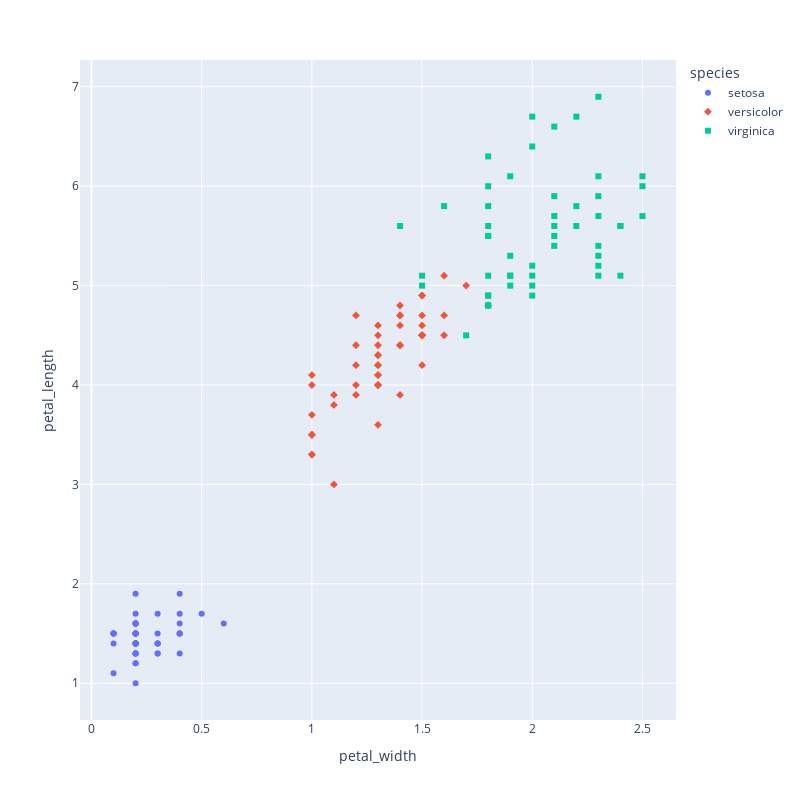

The notebook cell this image was saved under:
### Code cell
import plotly.express as px
df = px.data.iris()
fig = px.scatter(df, x="petal_width", y="petal_length", color="species", symbol="species", width=800, height=800)
fig.show()

### Figure 1 — Plotly figure (JSON) as saved in the notebook; plotly's stock layout.template omitted (floating-point values rounded to 4 significant figures)
{"data": [{"hovertemplate": "species=setosa<br>petal_width=%{x}<br>petal_length=%{y}<extra></extra>", "legendgroup": "setosa", "marker": {"color": "#636efa", "symbol": "circle"}, "mode": "markers", "name": "setosa", "orientation": "v", "showlegend": true, "type": "scatter", "x": [0.2, 0.2, 0.2, 0.2, 0.2, 0.4, 0.3, 0.2, 0.2, 0.1, 0.2, 0.2, 0.1, 0.1, 0.2, 0.4, 0.4, 0.3, 0.3, 0.3, 0.2, 0.4, 0.2, 0.5, 0.2, 0.2, 0.4, 0.2, 0.2, 0.2, 0.2, 0.4, 0.1, 0.2, 0.1, 0.2, 0.2, 0.1, 0.2, 0.2, 0.3, 0.3, 0.2, 0.6, 0.4, 0.3, 0.2, 0.2, 0.2, 0.2], "xaxis": "x", "y": [1.4, 1.4, 1.3, 1.5, 1.4, 1.7, 1.4, 1.5, 1.4, 1.5, 1.5, 1.6, 1.4, 1.1, 1.2, 1.5, 1.3, 1.4, 1.7, 1.5, 1.7, 1.5, 1, 1.7, 1.9, 1.6, 1.6, 1.5, 1.4, 1.6, 1.6, 1.5, 1.5, 1.4, 1.5, 1.2, 1.3, 1.5, 1.3, 1.5, 1.3, 1.3, 1.3, 1.6, 1.9, 1.4, 1.6, 1.4, 1.5, 1.4], "yaxis": "y"}, {"hovertemplate": "species=versicolor<br>petal_width=%{x}<br>petal_length=%{y}<extra></extra>", "legendgroup": "versicolor", "marker": {"color": "#EF553B", "symbol": "diamond"}, "mode": "markers", "name": "versicolor", "orientation": "v", "showlegend": true, "type": "scatter", "x": [1.4, 1.5, 1.5, 1.3, 1.5, 1.3, 1.6, 1, 1.3, 1.4, 1, 1.5, 1, 1.4, 1.3, 1.4, 1.5, 1, 1.5, 1.1, 1.8, 1.3, 1.5, 1.2, 1.3, 1.4, 1.4, 1.7, 1.5, 1, 1.1, 1, 1.2, 1.6, 1.5, 1.6, 1.5, 1.3, 1.3, 1.3, 1.2, 1.4, 1.2, 1, 1.3, 1.2, 1.3, 1.3, 1.1, 1.3], "xaxis": "x", "y": [4.7, 4.5, 4.9, 4, 4.6, 4.5, 4.7, 3.3, 4.6, 3.9, 3.5, 4.2, 4, 4.7, 3.6, 4.4, 4.5, 4.1, 4.5, 3.9, 4.8, 4, 4.9, 4.7, 4.3, 4.4, 4.8, 5, 4.5, 3.5, 3.8, 3.7, 3.9, 5.1, 4.5, 4.5, 4.7, 4.4, 4.1, 4, 4.4, 4.6, 4, 3.3, 4.2, 4.2, 4.2, 4.3, 3, 4.1], "yaxis": "y"}, {"hovertemplate": "species=virginica<br>petal_width=%{x}<br>petal_length=%{y}<extra></extra>", "legendgroup": "virginica", "marker": {"color": "#00cc96", "symbol": "square"}, "mode": "markers", "name": "virginica", "orientation": "v", "showlegend": true, "type": "scatter", "x": [2.5, 1.9, 2.1, 1.8, 2.2, 2.1, 1.7, 1.8, 1.8, 2.5, 2, 1.9, 2.1, 2, 2.4, 2.3, 1.8, 2.2, 2.3, 1.5, 2.3, 2, 2, 1.8, 2.1, 1.8, 1.8, 1.8, 2.1, 1.6, 1.9, 2, 2.2, 1.5, 1.4, 2.3, 2.4, 1.8, 1.8, 2.1, 2.4, 2.3, 1.9, 2.3, 2.5, 2.3, 1.9, 2, 2.3, 1.8], "xaxis": "x", "y": [6, 5.1, 5.9, 5.6, 5.8, 6.6, 4.5, 6.3, 5.8, 6.1, 5.1, 5.3, 5.5, 5, 5.1, 5.3, 5.5, 6.7, 6.9, 5, 5.7, 4.9, 6.7, 4.9, 5.7, 6, 4.8, 4.9, 5.6, 5.8, 6.1, 6.4, 5.6, 5.1, 5.6, 6.1, 5.6, 5.5, 4.8, 5.4, 5.6, 5.1, 5.1, 5.9, 5.7, 5.2, 5, 5.2, 5.4, 5.1], "yaxis": "y"}], "layout": {"height": 800, "legend": {"title": {"text": "species"}, "tracegroupgap": 0}, "margin": {"t": 60}, "width": 800, "xaxis": {"anchor": "y", "autorange": true, "domain": [0, 1], "range": [-0.05214, 2.652], "title": {"text": "petal_width"}, "type": "linear"}, "yaxis": {"anchor": "x", "autorange": true, "domain": [0, 1], "range": [0.6303, 7.27], "title": {"text": "petal_length"}, "type": "linear"}}}
